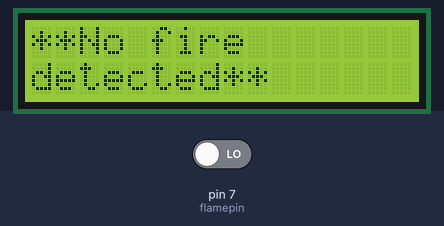
The sketch below on a simulated Arduino Uno, built with avr-gcc and run on an emulated ATmega328P. Parts: 16×2 character LCD. Inputs (shaded band) come from the test bench; at power-on: pin 7 (flamepin) LOW.

Above: at 1.2 s.
1.3 s: pin 7 (flamepin) driven HIGH
At 1.45 s:
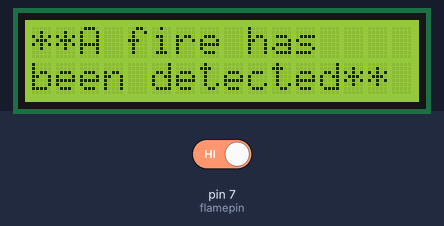
At 2.6 s:
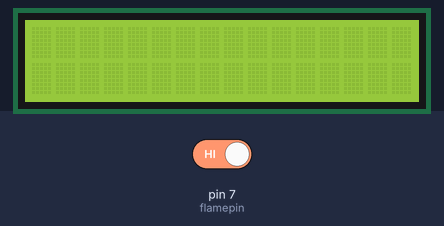
4.3 s: pin 7 (flamepin) driven LOW
Timing chart, 0 to 7.3 s (numbered marks = the images above; inputs shaded):
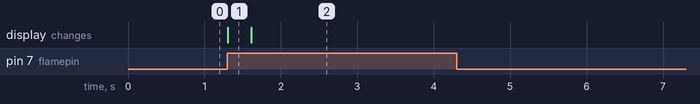

The sketch:

rts2.ino
```cpp
#include <LiquidCrystal.h>

// initialize the library by associating any needed LCD interface pin
// with the arduino pin number it is connected to
const int rs = 12, en = 11, d4 = 5, d5 = 4, d6 = 3, d7 = 2, flamepin=7 ;
int flame= LOW;
LiquidCrystal lcd(rs, en, d4, d5, d6, d7);

void setup() {
  pinMode(flamepin, INPUT);

  // set up the LCD's number of columns and rows:
  lcd.begin(16, 2);
}
void loop() {
  // read the sensor on analog A0:
  flame= digitalRead(flamepin);

  if (flame == HIGH){
    lcd.setCursor(0,0);
    lcd.print("**A fire has ");
    lcd.setCursor(0,1);
    lcd.print("been detected**");
    }
  else{
    lcd.setCursor(0,0);
    lcd.print("**No fire ");
    lcd.setCursor(0,1);
    lcd.print("detected**");
    }

  delay(10);  // delay between reads
  lcd.clear();
}
```

Measured:
- after the input at 1.3 s, the display: changes at once (image 1)
- after the input at 4.3 s, every drawn part: stays the same
